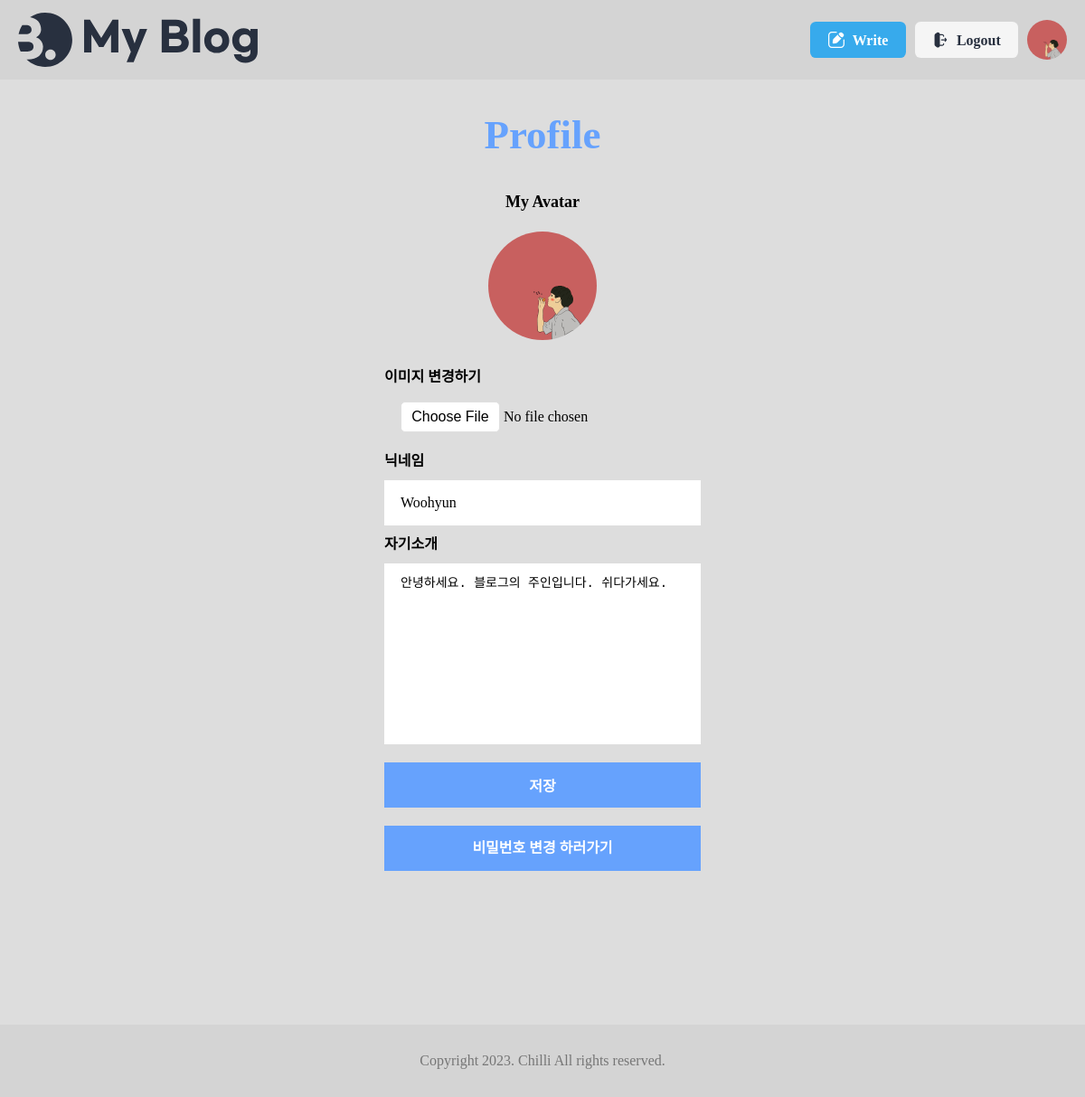
/user/profile/edit/ (signed in), run on an earlier commit of the app's database.
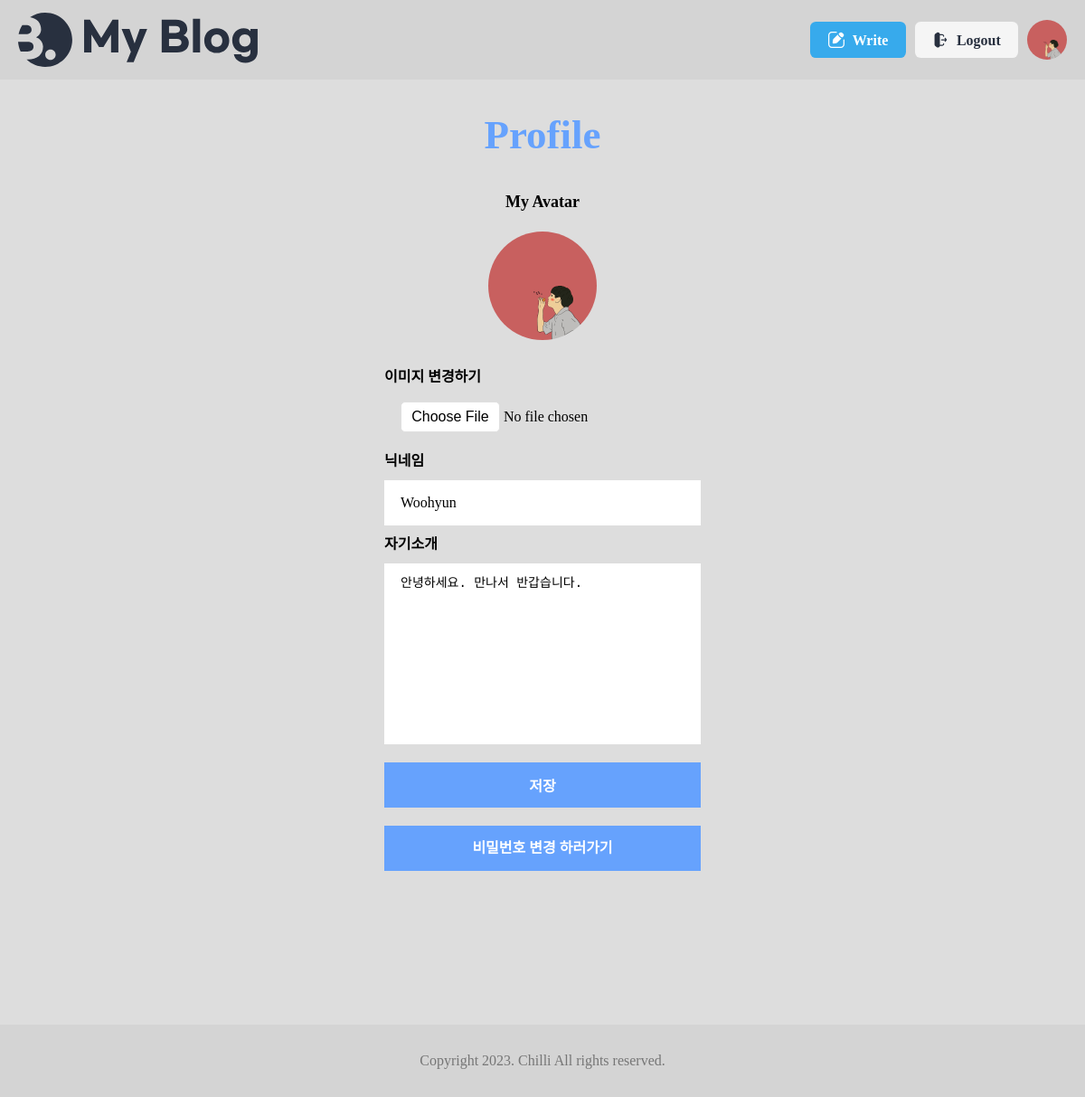
And on a later commit of the database.
### user/models.py (models this page shows)
class Profile(models.Model):
    user = models.OneToOneField('User', on_delete=models.CASCADE)
    name = models.CharField(default='닉네임', max_length=50, null=True, blank=True)
    avatarUrl = models.ImageField(upload_to='user/media',null=True)
    aboutMe = models.TextField(default='자신을 소개해주세요 :)',null=True, blank=True)
    created_at = models.DateTimeField(auto_now_add=True)
    updated_at = models.DateTimeField(auto_now=True)

### user/views.py (the view, shortened to what this page needs)
# urls.py: path("profile/edit/", ProfileUpdate.as_view(), name='pf-edit'),
class ProfileUpdate(View):
    def get(self, request):
        profile = Profiles.objects.get(user=request.user.pk)
        form = ProfileForm(initial={'avatarUrl': profile.avatarUrl, 'name': profile.name , 'aboutMe': profile.aboutMe})
        context = {
            'form': form,
            'type': 'edit'
        }
        return render(request, 'user/user_profile.html', context)

### user/forms.py
class ProfileForm(forms.ModelForm):
    class Meta:
        model = Profile
        fields = ['avatarUrl', 'name' , 'aboutMe']

### user/templates/user/user_profile.html (shortened to what this page needs)
{% extends 'base.html' %}
{% load static %}
{% block content %}
    {% if type != 'edit' %}
    <form class="user-profile-form" action="{% url 'user:pf-create' %}" enctype="multipart/form-data" method="post">
    {% else %}
    <form class="user-profile-form" action="{% url 'user:pf-edit' %}" enctype="multipart/form-data" method="post">
    {% endif %}
        <h2>Profile</h2>
        <h3>My Avatar</h3>
        {% if request.user.profile.avatarUrl.url %}
            <img src="{{request.user.profile.avatarUrl.url}}" alt="" class="user-avatar" />
        {% else %}
            <img src="{%static 'user/image/basic_profile.jpg'%}" alt="" class="user-avatar" />
        {% endif %}
        <div class="avatar_div">
            <label for="profile-avatar">이미지 변경하기</label>
            <input type="file" id="profile-avatar" name="{{ form.avatarUrl.name }}" value="{{ form.initial.avatarUrl }}">
        </div>
        <div class="name_div">
            <label for="profile-name">닉네임</label>
            <input type="text" id="profile-name" name="{{ form.name.name }}" value="{{ form.initial.name }}">
        </div>
        <div class="aboutMe_div">
            <label for="profile-aboutMe">자기소개</label>
            <textarea id="profile-aboutMe"  name="{{ form.aboutMe.name }}" type="text" rows="20">{{ form.initial.aboutMe }}</textarea>
        </div>
        <input class="pf-save_btn" type="submit" value="저장">
        <a class="change-pw_btn" href="{% url 'user:change-pw' %}">비밀번호 변경 하러가기</a>
    </form>
{% endblock %}

What changed in the data, as far as the page shows it:
changed Profile "Woohyun": aboutMe "안녕하세요. 블로그의 주인입니다. 쉬다가세요." → "안녕하세요. 만나서 반갑습니다."
